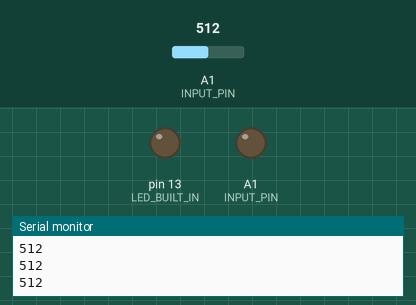
This sketch was run on a simulated Arduino Uno, built with avr-gcc and run on an emulated ATmega328P. Parts: output pins drawn as LEDs (lit = HIGH), the last lines printed to the serial monitor. Inputs (shaded band) come from the test bench; at power-on: A1 (INPUT_PIN) = 512.

Above: at 1.2 s.
1.3 s: A1 (INPUT_PIN) set to 16
2.8 s: A1 (INPUT_PIN) set to 13
At 3.6 s:
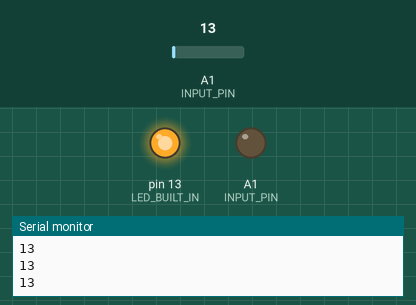
4.3 s: A1 (INPUT_PIN) set to 122
At 4.9 s:
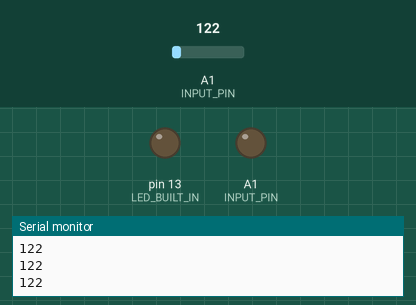
5.8 s: A1 (INPUT_PIN) set to 5
At 6.3 s:
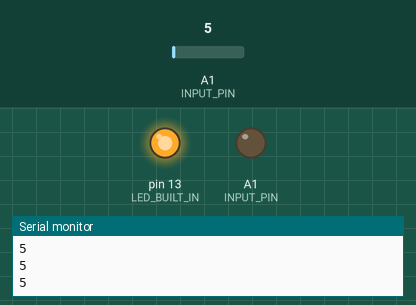
Timing chart, 0 to 8.3 s (numbered marks = the images above; inputs shaded):
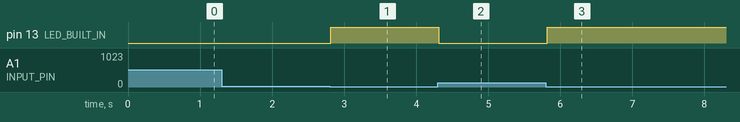

The sketch:

photoresitor_jun15a.ino
```cpp
#define INPUT_PIN A1 //changed to A1
#define LED_BUILT_IN 13
int threshold=15;
void setup() {
  pinMode(INPUT_PIN,OUTPUT);
  pinMode(LED_BUILT_IN,OUTPUT);
  Serial.begin(9600);
}

void loop() {
  // put your main code here, to run repeatedly:
 Serial.println(analogRead(INPUT_PIN));
  delay(100);
  if(analogRead(INPUT_PIN)< threshold){
    digitalWrite(LED_BUILT_IN,HIGH);
    }
    else{
      digitalWrite(LED_BUILT_IN,LOW);
      }
}
```

Measured:
- the behaviour switches between 15 and 14 on A1 (INPUT_PIN) (found by bisection; images 0 and 1)
- after the input at 2.8 s, pin 13 (LED_BUILT_IN): LOW → HIGH at once
- after the input at 4.3 s, pin 13 (LED_BUILT_IN): HIGH → LOW at once
- after the input at 5.8 s, pin 13 (LED_BUILT_IN): LOW → HIGH at once
